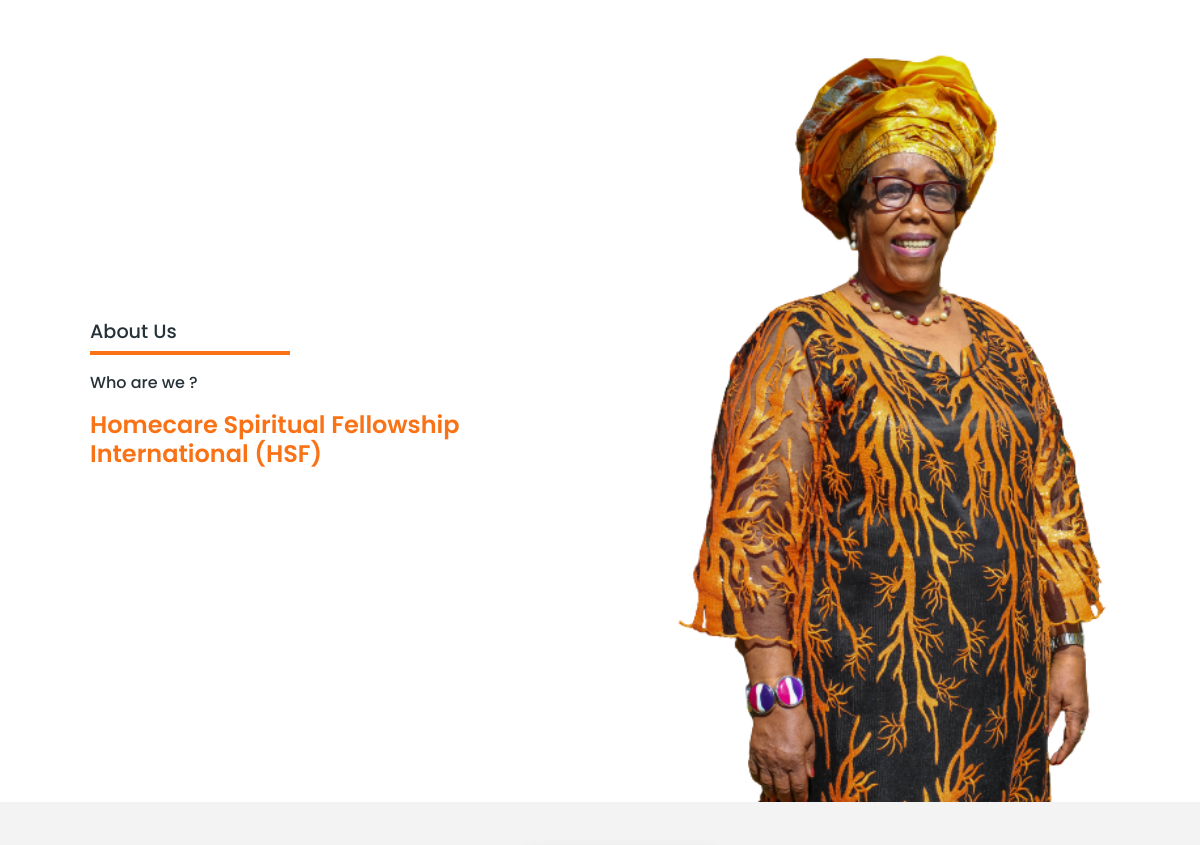
The app's page / (middle part), older data.
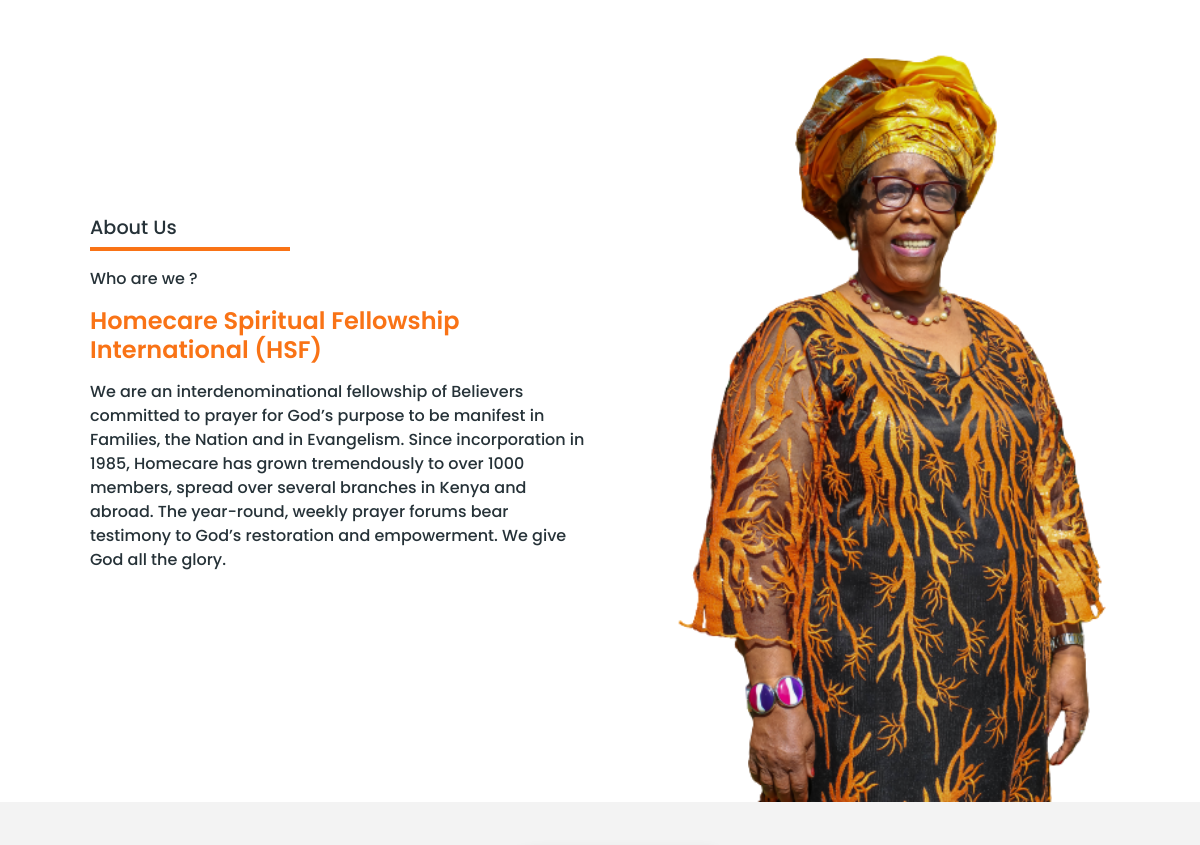
The same page, newer data.
### hopeapp/models.py (models this page shows, shortened)
class About(models.Model):
    description = models.TextField()

### hopeapp/views.py (the view)
# urls.py: path('',views.HomeView.as_view(),name='home'),
class HomeView(ListView):
    template_name = "hopeTemp/index.html"
    def get(self, request):
        events = Events.objects.all()
        letters = Newsletter.objects.all()
        progs = Programmes.objects.all()
        teams =Team.objects.all()
        gals = Gallery.objects.all()
        vission = Vission.objects.first()
        mission = Mission.objects.first()
        about = About.objects.first()
        announcements = Announcements.objects.first()
        context ={
            "events":events,
            "letters":letters,
            "progs":progs,
            "teams":teams,
            "gals":gals,
            "vission":vission,
            "mission":mission,
            "about":about,
            "announcements":announcements
        }
        return render(request, self.template_name,context)

### hopeapp/templates/hopeTemp/index.html (shortened to what this page needs)
{% extends "../base/base.html" %}{% load static %}{% block title %} Home | HSF {% endblock %}
{% block template %}
    <div class="content">
            {% include "../hopeTemp/landing.html" %}
        <div class="landing-socket">
            {% include "../hopeTemp/firstsection.html" %}
        </div>
            {% include "../hopeTemp/events.html" %}
            {% include "../hopeTemp/newsletter.html" %}
            {% include "../hopeTemp/projects.html" %}
            {% include "../hopeTemp/team.html" %}
            {% include "../hopeTemp/gallery.html" %}
            {% include "../hopeTemp/location.html" %}
            {% include "../hopeTemp/footer.html" %}
    </div>
{% endblock %}

### hopeapp/templates/hopeTemp/firstsection.html (shortened to what this page needs)
{% extends '../base/base.html' %}{% load static %}{% block firstsection %}
<div class="first-section-wrapper">
  <div class="section-content" id="about">
    <div class="section-content-title">
      <h1>About Us</h1>
    </div>
    <div class="section-content-title-line"></div>
    <div class="acct-section-content">
      <div class="right-about-section">
        <img src="{% static 'images/JM.png' %}" alt="">
      </div>
      <div class="row">
        <div class="col-lg-6">
          <div class="section-left-content">
            <p>Who are we ?</p>
            <h1>
              Homecare Spiritual Fellowship <br />
              International (HSF)
            </h1>
            <p>
              {{about.description}}
            </p>
          </div>
        </div>
      </div>
    </div>
  </div>
</div>
<div class="second-section-wrapper">
</div>
{% endblock %}

Row changes from the older to the newer data that the page shows:
added About: description "We are an interdenominational fellowship of Believers committed to prayer for God’s purpose to be manifest in Families, the Nation and in Evangelism. Since incorporation in 1985, Homecare has grown tremendously to over 1000 members, spread over several branches in Kenya and abroad. The year-round, weekly prayer forums bear testimony to God’s restoration and empowerment. We give God all the glory."
